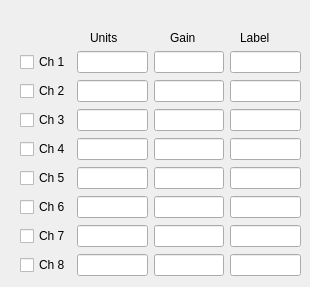
         <widget class="QWidget" name="tab_8">
          <property name="enabled">
           <bool>true</bool>
          </property>
          <attribute name="title">
           <string>Units and Gain</string>
          </attribute>
          <widget class="QLabel" name="label_35">
           <property name="geometry">
            <rect>
             <x>90</x>
             <y>30</y>
             <width>32</width>
             <height>16</height>
            </rect>
           </property>
           <property name="text">
            <string>Units</string>
           </property>
          </widget>
          <widget class="QLabel" name="label_9">
           <property name="geometry">
            <rect>
             <x>240</x>
             <y>30</y>
             <width>34</width>
             <height>16</height>
            </rect>
           </property>
           <property name="text">
            <string>Label</string>
           </property>
          </widget>
          <widget class="QLabel" name="label_36">
           <property name="geometry">
            <rect>
             <x>170</x>
             <y>30</y>
             <width>28</width>
             <height>16</height>
            </rect>
           </property>
           <property name="text">
            <string>Gain</string>
           </property>
          </widget>
          <widget class="QWidget" name="layoutWidget">
           <property name="geometry">
            <rect>
             <x>20</x>
             <y>50</y>
             <width>281</width>
             <height>228</height>
            </rect>
           </property>
           <layout class="QGridLayout" name="gridLayout">
            <item row="3" column="3">
             <widget class="QLineEdit" name="labelCh4"/>
            </item>
            <item row="0" column="1">
             <widget class="QLineEdit" name="unitsCh1"/>
            </item>
            <item row="2" column="3">
             <widget class="QLineEdit" name="labelCh3"/>
            </item>
            <item row="6" column="0">
             <widget class="QCheckBox" name="enCh6_2">
              <property name="text">
               <string>Ch 7</string>
              </property>
              <property name="checked">
               <bool>false</bool>
              </property>
             </widget>
            </item>
            <item row="1" column="3">
             <widget class="QLineEdit" name="labelCh2"/>
            </item>
            <item row="1" column="2">
             <widget class="QLineEdit" name="gainCh2"/>
            </item>
            <item row="6" column="1">
             <widget class="QLineEdit" name="unitsCh6_2"/>
            </item>
            <item row="7" column="1">
             <widget class="QLineEdit" name="unitsCh6_3"/>
            </item>
            <item row="5" column="2">
             <widget class="QLineEdit" name="gainCh6"/>
            </item>
            <item row="3" column="0">
             <widget class="QCheckBox" name="enCh4">
              <property name="text">
               <string>Ch 4</string>
              </property>
             </widget>
            </item>
            <item row="7" column="3">
             <widget class="QLineEdit" name="labelCh6_3"/>
            </item>
            <item row="4" column="1">
             <widget class="QLineEdit" name="unitsCh5"/>
            </item>
            <item row="3" column="1">
             <widget class="QLineEdit" name="unitsCh4"/>
            </item>
            <item row="4" column="3">
             <widget class="QLineEdit" name="labelCh5"/>
            </item>
            <item row="2" column="0">
             <widget class="QCheckBox" name="enCh3">
              <property name="text">
               <string>Ch 3</string>
              </property>
             </widget>
            </item>
            <item row="6" column="2">
             <widget class="QLineEdit" name="gainCh6_2"/>
            </item>
            <item row="7" column="0">
             <widget class="QCheckBox" name="enCh6_3">
              <property name="text">
               <string>Ch 8</string>
              </property>
              <property name="checked">
               <bool>false</bool>
              </property>
             </widget>
            </item>
            <item row="7" column="2">
             <widget class="QLineEdit" name="gainCh6_3"/>
            </item>
            <item row="2" column="2">
             <widget class="QLineEdit" name="gainCh3"/>
            </item>
            <item row="0" column="2">
             <widget class="QLineEdit" name="gainCh1"/>
            </item>
            <item row="1" column="0">
             <widget class="QCheckBox" name="enCh2">
              <property name="text">
               <string>Ch 2</string>
              </property>
             </widget>
            </item>
            <item row="5" column="1">
             <widget class="QLineEdit" name="unitsCh6"/>
            </item>
            <item row="1" column="1">
             <widget class="QLineEdit" name="unitsCh2"/>
            </item>
            <item row="4" column="2">
             <widget class="QLineEdit" name="gainCh5"/>
            </item>
            <item row="3" column="2">
             <widget class="QLineEdit" name="gainCh4"/>
            </item>
            <item row="2" column="1">
             <widget class="QLineEdit" name="unitsCh3"/>
            </item>
            <item row="5" column="3">
             <widget class="QLineEdit" name="labelCh6"/>
            </item>
            <item row="0" column="3">
             <widget class="QLineEdit" name="labelCh1"/>
            </item>
            <item row="6" column="3">
             <widget class="QLineEdit" name="labelCh6_2"/>
            </item>
            <item row="0" column="0">
             <widget class="QCheckBox" name="enCh1">
              <property name="text">
               <string>Ch 1</string>
              </property>
             </widget>
            </item>
            <item row="4" column="0">
             <widget class="QCheckBox" name="enCh5">
              <property name="text">
               <string>Ch 5</string>
              </property>
             </widget>
            </item>
            <item row="5" column="0">
             <widget class="QCheckBox" name="enCh6">
              <property name="text">
               <string>Ch 6</string>
              </property>
              <property name="checked">
               <bool>false</bool>
              </property>
             </widget>
            </item>
           </layout>
          </widget>
         </widget>
